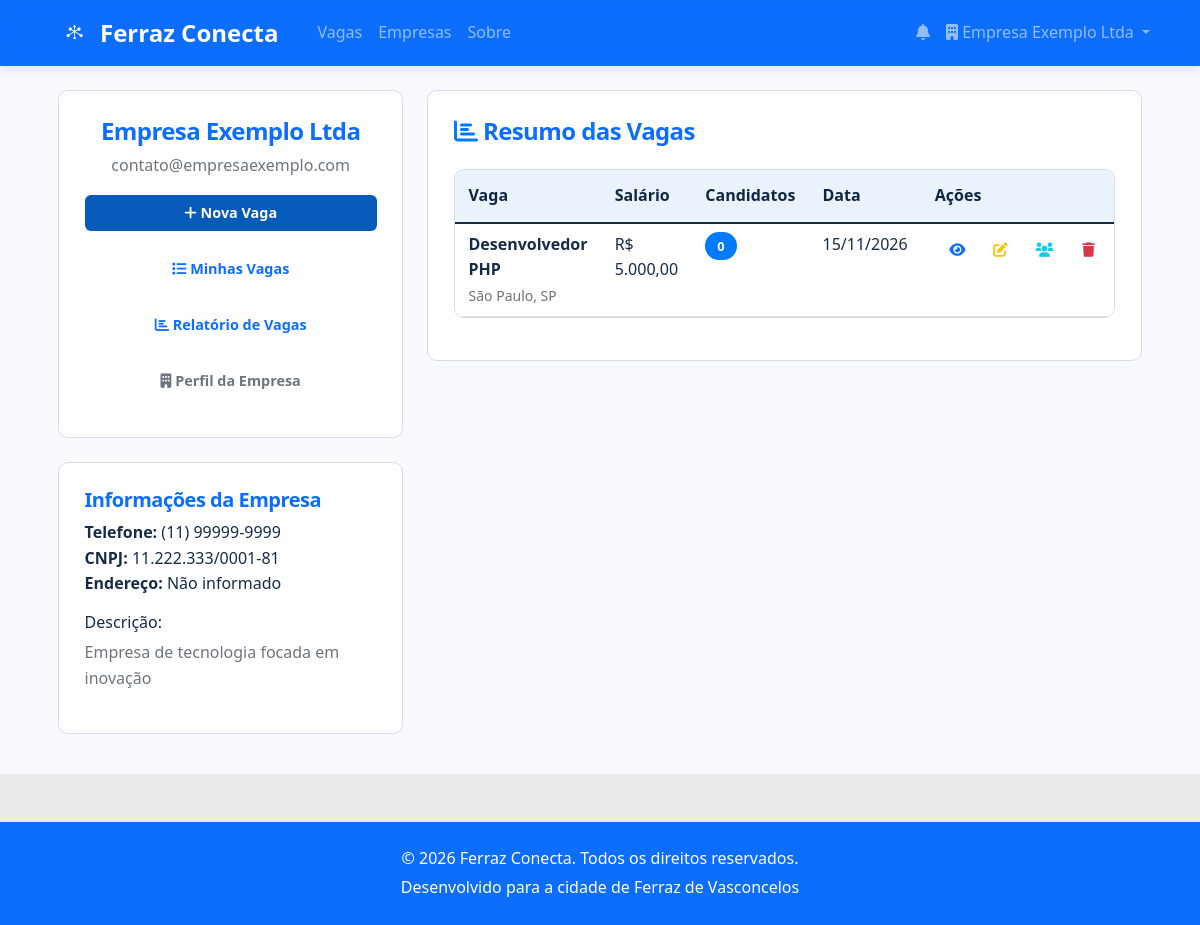
/painel-empresa (signed in), run on the app's committed database.
### tables this page shows
CREATE TABLE IF NOT EXISTS empresas (
    id INT AUTO_INCREMENT PRIMARY KEY,
    nome VARCHAR(255) NOT NULL,
     
    responsavel VARCHAR(255),
    email VARCHAR(255) NOT NULL UNIQUE,
    senha VARCHAR(255) NOT NULL,
    cnpj VARCHAR(18) UNIQUE,
    telefone VARCHAR(20),
    endereco TEXT,
    endereco_campos TEXT,
    descricao TEXT,
    setor VARCHAR(100),
    website VARCHAR(255),
     
    status ENUM('Ativa', 'Suspensa') NOT NULL DEFAULT 'Ativa',
     
    email_confirmado TINYINT(1) NOT NULL DEFAULT 0,
    created_at TIMESTAMP NOT NULL DEFAULT CURRENT_TIMESTAMP,
    updated_at TIMESTAMP NOT NULL DEFAULT CURRENT_TIMESTAMP ON UPDATE CURRENT_TIMESTAMP
);

CREATE TABLE IF NOT EXISTS vagas (
    id INT AUTO_INCREMENT PRIMARY KEY,
    empresa_id INT NOT NULL,
    titulo VARCHAR(255) NOT NULL,
    descricao TEXT NOT NULL,
    requisitos TEXT,
    salario DECIMAL(10,2),
    tipo_contrato ENUM('CLT', 'PJ', 'Freelance', 'Estágio') NOT NULL DEFAULT 'CLT',
    modalidade ENUM('Presencial', 'Remoto', 'Híbrido') NOT NULL DEFAULT 'Presencial',
    localizacao VARCHAR(255),
     
    categoria_id INT,
    nivel_experiencia ENUM('Sem experiência', 'Júnior', 'Pleno', 'Sênior'),
    beneficios TEXT,
    status ENUM('Ativa', 'Inativa', 'Pausada') NOT NULL DEFAULT 'Ativa',
     
     
    data_expiracao DATE NOT NULL,
     
    visualizacoes INT NOT NULL DEFAULT 0,
    created_at TIMESTAMP NOT NULL DEFAULT CURRENT_TIMESTAMP,
    updated_at TIMESTAMP NOT NULL DEFAULT CURRENT_TIMESTAMP ON UPDATE CURRENT_TIMESTAMP,
    KEY idx_vagas_empresa (empresa_id),
    KEY idx_vagas_status (status),
    KEY idx_vagas_expiracao (data_expiracao),
    KEY idx_vagas_categoria (categoria_id),
    CONSTRAINT fk_vagas_empresa
        FOREIGN KEY (empresa_id) REFERENCES empresas (id) ON DELETE CASCADE,
     
    CONSTRAINT fk_vagas_categoria
        FOREIGN KEY (categoria_id) REFERENCES categorias (id)
);

### app/Views/empresa/painel.php (the view, shortened to what the rows shown need)
<?php
$title = 'Painel Empresa - Ferraz Conecta';
?>
<div class="container mt-4">
    <div class="row">
        <div class="col-lg-4">
            <div class="card shadow mb-4">
                <div class="card-body text-center">
                    <h4 class="card-title"><?= htmlspecialchars($empresa['nome'] ?? '') ?></h4>
                    <p class="text-muted"><?= htmlspecialchars($empresa['email'] ?? '') ?></p>
                    <div class="d-grid gap-2">
                        <a href="/vagas/criar" class="btn btn-primary">
                            <i class="fas fa-plus"></i> Nova Vaga
                        </a>
                        <a href="/empresa/vagas" class="btn btn-outline-primary">
                            <i class="fas fa-list"></i> Minhas Vagas
                        </a>
                        <a href="/empresa/relatorio" class="btn btn-outline-primary">
                            <i class="fas fa-chart-bar"></i> Relatório de Vagas
                        </a>
                        <a href="/empresa/perfil" class="btn btn-outline-secondary">
                            <i class="fas fa-building"></i> Perfil da Empresa
                        </a>
                    </div>
                </div>
            </div>
            <div class="card shadow">
                <div class="card-body">
                    <h5 class="card-title">Informações da Empresa</h5>
                    <ul class="list-unstyled">
                        <li><strong>Telefone:</strong> <?= htmlspecialchars($empresa['telefone'] ?? 'Não informado') ?></li>
                        <li><strong>CNPJ:</strong> <?= htmlspecialchars($empresa['cnpj'] ?? 'Não informado') ?></li>
                        <li><strong>Endereço:</strong> <?= htmlspecialchars($empresa['endereco'] ?? 'Não informado') ?></li>
                    </ul>
                    <?php if (!empty($empresa['descricao'])): ?>
                        <h6>Descrição:</h6>
                        <p class="text-muted"><?= htmlspecialchars($empresa['descricao']) ?></p>
                    <?php endif; ?>
                </div>
            </div>
        </div>
        <div class="col-lg-8">
            <div class="card shadow">
                <div class="card-body">
                    <h4 class="card-title mb-4">
                        <i class="fas fa-chart-bar text-primary"></i> Resumo das Vagas
                    </h4>
                    <?php if (!empty($vagas)): ?>
                        <div class="table-responsive">
                            <table class="table table-hover">
                                <thead>
                                    <tr>
                                        <th>Vaga</th>
                                        <th>Salário</th>
                                        <th>Candidatos</th>
                                        <th>Data</th>
                                        <th>Ações</th>
                                    </tr>
                                </thead>
                                <tbody>
                                    <?php foreach ($vagas as $vaga): ?>
                                        <tr>
                                            <td>
                                                <strong><?= htmlspecialchars($vaga['titulo'] ?? '') ?></strong>
                                                <br>
                                                <small class="text-muted"><?= htmlspecialchars($vaga['localizacao'] ?? 'Não informado') ?></small>
                                            </td>
                                            <td><?= $this->formatMoney($vaga['salario'] ?? null) ?></td>
                                            <td>
                                                <span class="badge bg-primary"><?= $vaga['total_candidatos'] ?? 0 ?></span>
                                            </td>
                                            <td><?= !empty($vaga['created_at']) ? date('d/m/Y', strtotime($vaga['created_at'])) : 'Não informado' ?></td>
                                            <td>
                                                <div class="btn-group btn-group-sm">
                                                    <a href="/vagas/<?= $vaga['id'] ?? '' ?>" class="btn btn-outline-primary" title="Ver">
                                                        <i class="fas fa-eye"></i>
                                                    </a>
                                                    <a href="/vagas/<?= $vaga['id'] ?? '' ?>/editar" class="btn btn-outline-warning" title="Editar">
                                                        <i class="fas fa-edit"></i>
                                                    </a>
                                                    <a href="/empresa/vagas/<?= $vaga['id'] ?? '' ?>/candidatos" class="btn btn-outline-info" title="Candidatos">
                                                        <i class="fas fa-users"></i>
                                                    </a>
                                                    <form method="POST" action="/vagas/<?= $vaga['id'] ?? '' ?>/excluir" class="d-inline"
                                                        onsubmit="return confirm('Tem certeza que deseja excluir esta vaga?')">
                                                        <button type="submit" class="btn btn-outline-danger" title="Excluir">
                                                            <i class="fas fa-trash"></i>
                                                        </button>
                                                    </form>
                                                </div>
                                            </td>
                                        </tr>
                                    <?php endforeach; ?>
                                </tbody>
                            </table>
                        </div>
                    <?php endif; ?>
                </div>
            </div>
        </div>
    </div>
</div>

### app/Views/layouts/base.php (shortened to what the rows shown need)
<!DOCTYPE html>
<html lang="pt-BR">
<head>
    <link href="https://cdn.jsdelivr.net/npm/bootstrap@5.1.3/dist/css/bootstrap.min.css" rel="stylesheet">
    <link rel="stylesheet" href="https://cdnjs.cloudflare.com/ajax/libs/font-awesome/6.0.0/css/all.min.css">
    <link rel="stylesheet" href="/css/style.css">
    <link rel="stylesheet" href="/css/components.css">
    <link rel="stylesheet" href="/css/portal.css">
</head>
<body>
    <nav class="navbar navbar-expand-lg navbar-dark bg-primary">
        <div class="container">
            <a class="navbar-brand d-flex align-items-center" href="/">
                <img src="/img/logobrancanavbar.png" alt="Ferraz Conecta" class="navbar-logo me-2">
                Ferraz Conecta
            </a>
            <div class="collapse navbar-collapse" id="navbarNav">
                <ul class="navbar-nav">
                    <li class="nav-item">
                        <a class="nav-link" href="/vagas">Vagas</a>
                    </li>
                    <li class="nav-item">
                        <a class="nav-link" href="/empresas">Empresas</a>
                    </li>
                    <li class="nav-item">
                        <a class="nav-link" href="/sobre">Sobre</a>
                    </li>
                </ul>
                <ul class="navbar-nav ms-auto">
                    <?php if (isset($_SESSION['user_id'])): ?>
                        <?php if (in_array($_SESSION['user_type'] ?? '', ['candidato', 'empresa'], true)): ?>
                            <li class="nav-item">
                                <a class="nav-link" href="/notificacoes" aria-label="Notificações<?= !empty($notificacoesNaoLidas) ? ': ' . (int) $notificacoesNaoLidas . ' não lidas' : '' ?>">
                                    <i class="fas fa-bell"></i>
                                </a>
                            </li>
                        <?php endif; ?>
                        <?php if (($_SESSION['user_type'] ?? '') === 'empresa'): ?>
                            <li class="nav-item dropdown">
                                <a class="nav-link dropdown-toggle" href="#" id="empresaDropdown" role="button" data-bs-toggle="dropdown">
                                    <i class="fas fa-building"></i> <?= htmlspecialchars($_SESSION['user_name'] ?? '') ?>
                                </a>
                            </li>
                        <?php endif; ?>
                    <?php else: ?>
                        <li class="nav-item">
                            <a class="nav-link" href="/login">Entrar</a>
                        </li>
                    <?php endif; ?>
                </ul>
            </div>
        </div>
    </nav>
    <main>
        <?= $content ?>
    </main>
    <footer class="fc-footer text-white text-center py-4 mt-5">
        <div class="container">
            <p>&copy; <?= (new DateTimeImmutable('now', new DateTimeZone('America/Sao_Paulo')))->format('Y') ?> Ferraz Conecta. Todos os direitos reservados.</p>
            <p>Desenvolvido para a cidade de Ferraz de Vasconcelos</p>
        </div>
    </footer>
</body>
</html>

### app/Router.php (shortened to what the rows shown need)
<?php
class Router
{
    private $routes = [];
    public function addRoute($method, $path, $handler)
    {
        $this->routes[] = [
            'method' => $method,
            'path' => $path,
            'handler' => $handler
        ];
    }
    public function dispatch($method, $uri)
    {
        try {
            $uri = parse_url($uri, PHP_URL_PATH);
            foreach ($this->routes as $route) {
                if ($route['method'] === $method && $this->matchPath($route['path'], $uri)) {
                    $result = $this->executeHandler($route['handler'], $this->extractParams($route['path'], $uri));
                    if ($result !== null) {
                        echo $result;
                    }
                    return;
                }
            }
        } catch (\Exception $e) {
            http_response_code(500);
            echo "<h1>Erro Interno</h1>";
            echo "<p>Erro: " . $e->getMessage() . "</p>";
            echo "<p>Arquivo: " . $e->getFile() . "</p>";
            echo "<p>Linha: " . $e->getLine() . "</p>";
        }
    }
    private function matchPath($routePath, $uri)
    {
        $routePattern = preg_replace('/\{([^}]+)\}/', '([^/]+)', $routePath);
        $routePattern = '#^' . $routePattern . '$#';
        return preg_match($routePattern, $uri);
    }
    private function extractParams($routePath, $uri)
    {
        $params = [];
        $routeParts = explode('/', trim($routePath, '/'));
        return $params;
    }
    private function executeHandler($handler, $params)
    {
        try {
            if (is_string($handler)) {
                $parts = explode('@', $handler);
                $controllerClass = "App\\Controllers\\{$parts[0]}";
                $method = $parts[1];
                $controller = new $controllerClass();
                return call_user_func_array([$controller, $method], array_values($params));
            }
            throw new \Exception("Handler inválido");
        } catch (\Exception $e) {
            throw new \Exception("Erro ao executar handler: " . $e->getMessage());
        }
    }
}

### data on the page
empresas: nome "Empresa Exemplo Ltda", email "contato@empresaexemplo.com", telefone "(11) 99999-9999", cnpj "11.222.333/0001-81", endereco "Não informado", descricao "Empresa de tecnologia focada em inovação"
vagas: titulo "Desenvolvedor PHP", localizacao "São Paulo, SP", salario "R$ 5.000,00", total_candidatos "0", created_at "15/11/2026"
